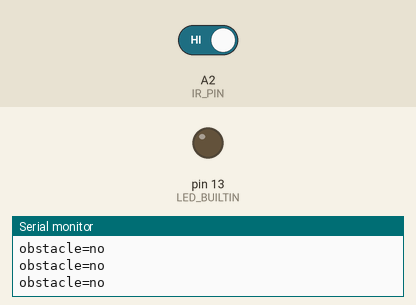
This sketch was run on a simulated Arduino Uno, built with avr-gcc and run on an emulated ATmega328P. Parts: output pins drawn as LEDs (lit = HIGH), the last lines printed to the serial monitor. The test bench sets the inputs (shaded band); at power-on: A2 (IR_PIN) HIGH.

Above: at 1.8 s.
1.9 s: A2 (IR_PIN) driven LOW
At 3.2 s:
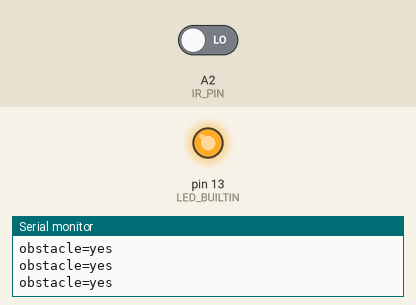
3.5 s: A2 (IR_PIN) driven HIGH
At 4.4 s:
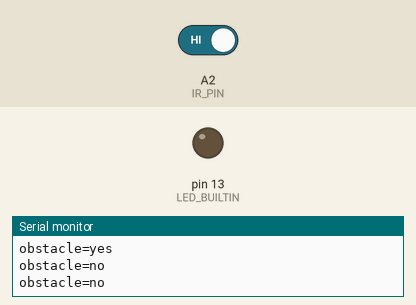
Timing chart, 0 to 6.5 s (numbered marks = the images above; inputs shaded):
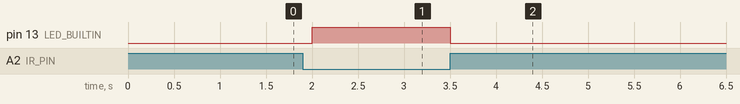

The sketch:

arduino_simple_test.ino
```cpp
const int IR_PIN = A2;

void setup() {
  Serial.begin(9600);
  pinMode(IR_PIN, INPUT);
  pinMode(LED_BUILTIN, OUTPUT);
}

void loop() {
  int val = digitalRead(IR_PIN);

  if (val == 0) {
    Serial.println("obstacle=yes");
    digitalWrite(LED_BUILTIN, HIGH);
  } else {
    Serial.println("obstacle=no");
    digitalWrite(LED_BUILTIN, LOW);
  }

  delay(500);
}
```

Measured:
- after the input at 1.9 s, pin 13 (LED_BUILTIN): LOW → HIGH after 0.10 s
- after the input at 3.5 s, pin 13 (LED_BUILTIN): HIGH → LOW at once
